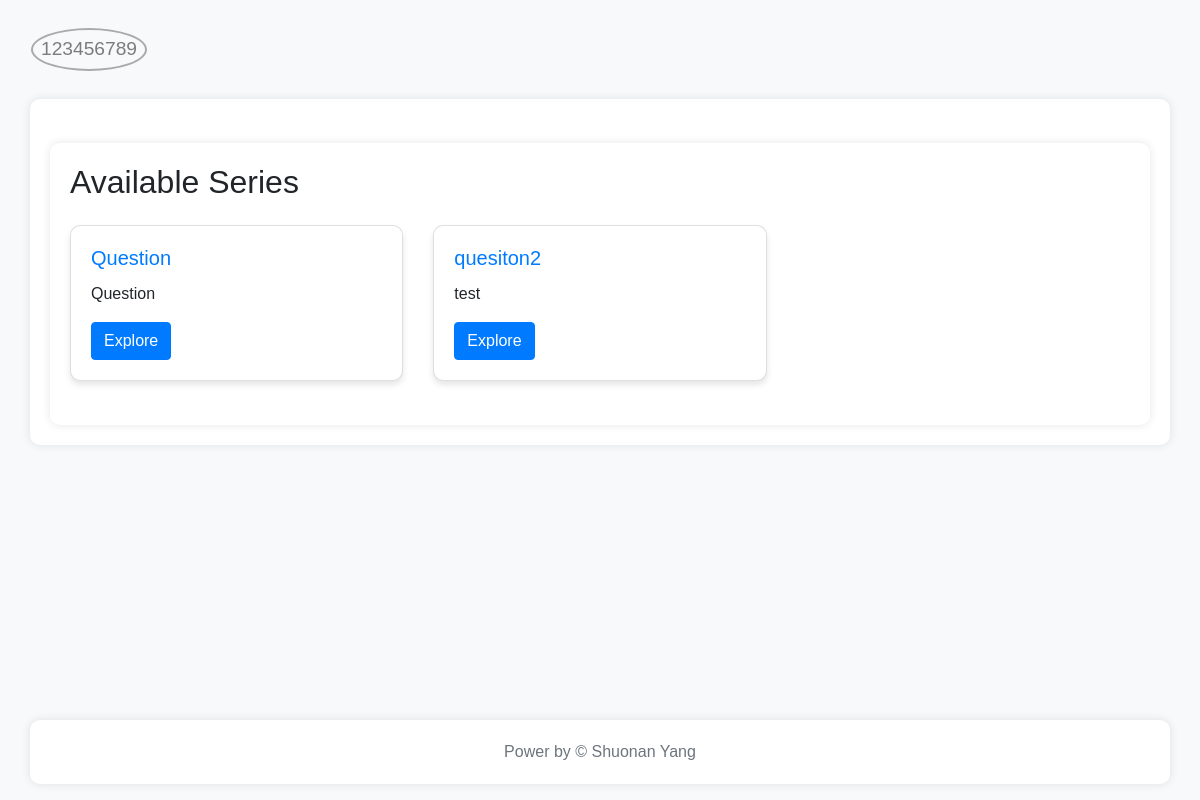
/answerquestion/123456789/, run on the app's committed database.
### usersinformation/models.py (models this page shows, shortened)
class PlayerProfile(models.Model):
    avatar = models.ImageField(upload_to='avatars/', null=True, blank=True)
    nickname = models.CharField(max_length=255, blank=True)
    email = models.EmailField(blank=True)
    score = models.IntegerField(default=0)
    achievement_count = models.IntegerField(default=0)
    achievements = models.ManyToManyField(Achievement, blank=True, related_name='user')  # 添加多对多关系
    displayed_achievements = models.ManyToManyField(Achievement, related_name='displayed_by_users', blank=True)
    bio = models.TextField(blank=True)
    login_days = models.IntegerField(default=0)
    carbon = models.IntegerField(default=0)
    last_game_start = models.DateTimeField(null=True, blank=True)
    verified_locations_count = models.IntegerField(default=0)
    completed_series = models.ManyToManyField(Series, related_name='completed_by', blank=True)

### answerquestion/models.py (models this page shows, shortened)
class Series(models.Model):
    name = models.CharField(max_length=200)
    description = models.TextField()

### answerquestion/views.py (the view)
# urls.py: path('<str:nickname>/', views.index, name='index'),  # get nickname in url
def index(request, nickname):
    series_list = Series.objects.all()
    user_profile = get_object_or_404(PlayerProfile, nickname=nickname)
    completed_series_ids = user_profile.completed_series.values_list('id', flat=True)
    series_with_status = []
    for series in series_list:
        series_with_status.append({
            'series': series,
            'is_completed': series.id in completed_series_ids,
        })
    return render(request, 'answerquestion/index.html', {
        'series_with_status': series_with_status,
        'user_nickname': user_profile.nickname,
    })

### answerquestion/templates/answerquestion/index.html
{% extends 'answerquestion/base.html' %}
{% block content %}
<div class="container mt-4">
    <h2 class="mb-4">Available Series</h2>
    <div class="row">
        {% for item in series_with_status %}
            <div class="col-md-4 mb-4">
                <div class="card">
                    <div class="card-body">
                        <h5 class="card-title">{{ item.series.name }}</h5>
                        <p class="card-text">{{ item.series.description }}</p>
                        {% if item.is_completed %}
                            <a href="#" class="btn btn-success">Completed</a>
                        {% else %}
                            <a href="{% url 'ans:series_detail' item.series.id user_nickname %}" class="btn btn-primary">Explore</a>
                        {% endif %}
                    </div>
                </div>
            </div>
        {% endfor %}
    </div>
</div>
{% endblock %}

### answerquestion/templates/answerquestion/base.html (shortened to what this page needs)
{% load static %}
<!DOCTYPE html>
<html lang="en">
<head>
    <link rel="stylesheet" href="https://stackpath.bootstrapcdn.com/bootstrap/4.5.2/css/bootstrap.min.css">
    <link rel="stylesheet" href="{% static 'answerquestion/style.css' %}">
</head>
<body>
    <nav class="navbar navbar-expand-lg navbar-light bg-light">
        <div class="container-fluid">
            <div class="collapse navbar-collapse" id="navbarNav">
                <ul class="navbar-nav ms-auto">
                    <li class="nav-item">
                        <span class="nav-link user-nickname">{{ user_nickname }}</span>
                    </li>
                </ul>
            </div>
        </div>
    </nav>
    <div class="container">
        {% block content %}
        {% endblock %}
    </div>
    <footer class="footer mt-auto py-3 bg-light">
        <div class="container">
            <span class="text-muted">Power by © Shuonan Yang</span>
        </div>
    </footer>
</body>
</html>

### answerquestion/static/answerquestion/style.css (style rules this page uses)
body { font-family: 'Arial', sans-serif; margin-top: 20px; background-color: #f8f9fa; }
.card { box-shadow: 0 4px 6px rgba(0, 0, 0, 0.1); border-radius: 10px; }
.card-title { color: #007bff; }
.navbar { margin-bottom: 20px; }
.container { padding-top: 20px; padding-bottom: 20px; padding: 20px; background-color: white; border-radius: 10px; box-shadow: 0 0 10px rgba(0, 0, 0, 0.1); }
.footer { background-color: #f8f9fa; position: fixed; bottom: 0; width: 100%; text-align: center; }

### answerquestion/templates/answerquestion/base.html (style rules this page uses)
.user-nickname { font-size: larger; border: 2px solid #aaa; border-radius: 50%; padding: 5px 10px; margin-right: 10px; }

### data on the page
PlayerProfile: nickname "123456789"
Series: series.name "Question", series.description "Question"
Series: series.name "quesiton2", series.description "test"
